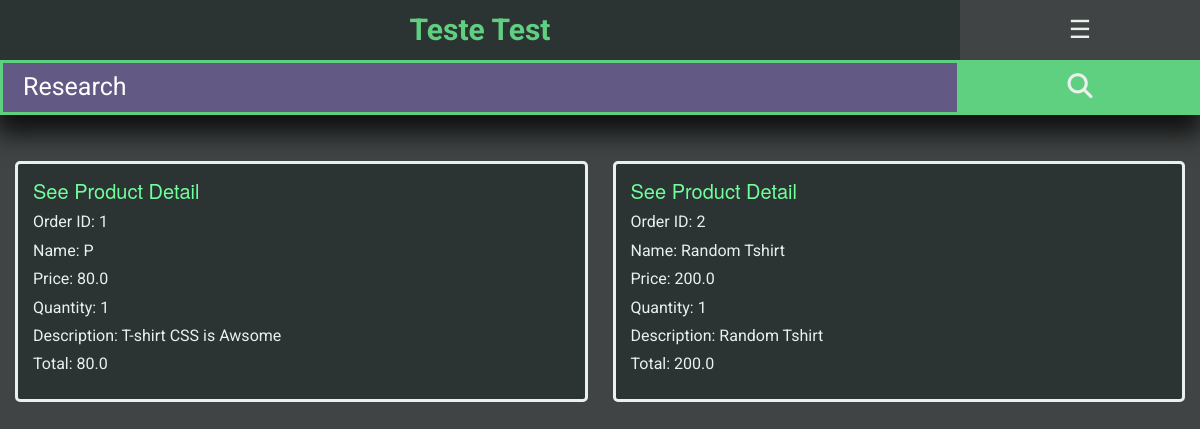
The page /order/1 (signed in) on the database its author committed.
### order/models.py (models this page shows, shortened)
class Order(models.Model):
    variation = models.ForeignKey(ProductVariation,
                                  on_delete=models.DO_NOTHING)
    created_at = models.DateField(auto_now_add=True)
    uploaded_at = models.DateField(auto_now=True)
    quantity = models.IntegerField()
    total = models.FloatField()
    user = models.ForeignKey(settings.AUTH_USER_MODEL, on_delete=models.CASCADE)

### product/models.py (models this page shows, shortened)
class ProductVariation(models.Model):
    product = models.ForeignKey(Product,
                                on_delete=models.CASCADE,
                                unique=False)
    name = models.CharField(max_length=255, blank=True, null=True)
    price = models.FloatField()
    promotion_price = models.FloatField(blank=True, default=None)
    stock = models.IntegerField()
    short_description = models.TextField(max_length=1000,
                                         unique=False,
                                         blank=True,
                                         null=False)
    long_description = models.TextField(unique=False, blank=True, null=False)
    created_at = models.DateField(auto_now_add=True)
    uploaded_at = models.DateField(auto_now=True)
    on_promotion = models.BooleanField(default=False)
    available = models.BooleanField(default=True)
    class Meta:
        ordering = ['product__slug']

### order/views.py (the view)
# urls.py: path('<int:id>', views.order_info, name='order_info'),
def order_info(request, id):
    if not request.user.is_authenticated:
        return redirect('account:login')
    orders = Orders.objects.get(id=id, user=request.user)
    if orders is None:
        redirect('account:dashboard')
    return render(request, 'order/order_details.html', {'orders': orders})

### templates/order/order_details.html
{% extends 'base.html' %}
{% block content %}
<div class="container">
  <div class="mx-15">
    <div class="auto">
      <div class="card-l">
        {% for order in orders.order.all %}
        <div class="w100 p-15 bg-black border-l border-white mt-20 radius-5 white font-m">
            <a class="green font-l relative underline-s-green" href="{% url 'product:detail' order.variation.product.slug %}"> See Product Detail</a>
            <p class="my-10">Order ID: {{order.id}}</p>
            <p class="my-10">Name: {{order.variation.name}} </p>
            <p class="my-10">Price: {{order.variation.price}} </p>
            <p class="my-10">Quantity: {{order.quantity}}</p>
            <p class="my-10">Description: {{order.variation.short_description}} </p>
            <p class="my-10">Total: {{order.total}}</p>
        </div>
        {% endfor %}
      </div>
    </div>
  </div>
</div>
{% endblock %}

### static/css/miscellaneous/card.css (style rules this page uses)
.card-l { display: grid; grid-template-columns: repeat(auto-fit, minmax(250px, 1fr)); justify-items: center; align-items: center; max-width: 100%; max-height: 100%; grid-column-gap: 25px; grid-row-gap: 25px; }

### static/css/miscellaneous/underline.css (style rules this page uses)
.underline-s-green:after { content: ""; position: absolute; background-color: var(--green); height: 5px; width: 0; left: 0; bottom: -5px; transition: 1s; }
.relative { position: relative; }

### static/css/color/bgColor.css (style rules this page uses)
.bg-black { background-color: var(--black); }
.bg-black-pale { background-color: var(--black-pale); }

### static/css/color/borderColor.css (style rules this page uses)
.border-white { border-color: var(--white); }

### static/css/color/rootColor.css (style rules this page uses)
:root { --orange: orange; --orange-vibrant: #F2762E; --red: #EB455F; --red-orange: #f75360; --red-pale: #ED5F74; --green: #70ff9b; --green-pale: #5fcf80; --green-light: #7ADCA2; --green-rich: #46C48A; --green-shade-1:#2ecf8f; --green-shade-2: #44B78B; --green-shade-3: #93D7B7; --white: #e9f1ed; --white-vibrant: #fafafa; --white-pale: #f0e6e6; --black: #2C3333; --black-pale: #404444; --black-vibrant: black; --black-shade-1: #181d27; --purple:#7046C4; --purple-pale: #8B65D6; --purple-dead: #635985; --purple-shade-1: #712CF9; --blue: #7f8ae9; --blue-light: #8fc8fb; --blue-light-pale:#9ac0fd; --blue-rich: #01A9DE; --gray: #cfd8d6; --main_font:'Roboto', sans-serif; box-sizing: border-box; margin: 0; padding: 0; font-size: 62.5%; --mini_font: 10px; --small_font: 12px; --normal_font: 16px; --odd_font:20px; --big_font:25px; --giga_font: 30px; --mega_font: 45px; --megazord_font: 50px; --title_font:60px; }
*, *:before, *:after { box-sizing: border-box; margin: 0; padding: 0; outline: none; text-decoration: none }

### static/css/size/width.css (style rules this page uses)
.w100 { width: 100%; }

### static/css/size/margin.css (style rules this page uses)
.mt-20 { margin-top: 20px; }
.my-10 { margin-top: 10px; margin-bottom: 10px; }
.mx-15 { margin-left: 15px; margin-right: 15px }

### static/css/size/padding.css (style rules this page uses)
.p-15 { padding: 15px; }

### static/css/textTag/border.css (style rules this page uses)
.border-l { border-width: 3px; border-style: solid; }

### static/css/textTag/radius.css (style rules this page uses)
.radius-5 { border-radius: 5px; }

### static/main.css (style rules this page uses)
body { font-family: 'Roboto', sans-serif; list-style-type: none; box-sizing: border-box; margin:0; padding:0; max-width: 100%; display: grid; grid-template-rows: auto; grid-template-areas: "main-nav" "content"; }
::placeholder { color: white; }
.container a, current-category li { font-family: "Gotham Rounded A", "Gotham Rounded B", "Gotham Rounded", "Helvetica Neue", Helvetica, Arial, sans-serif; }
.container { min-height: 100vh; margin-bottom: 100px; width:100%; max-width: 100%; }
.auto { margin: auto; }
.relative { position: relative; }

### rows shown on the page
Order: id "1", variation.name "P", variation.price "80.0", quantity "1", variation.short_description "T-shirt CSS is Awsome", total "80.0"
Order: id "2", variation.name "Random Tshirt", variation.price "200.0", quantity "1", variation.short_description "Random Tshirt", total "200.0"
